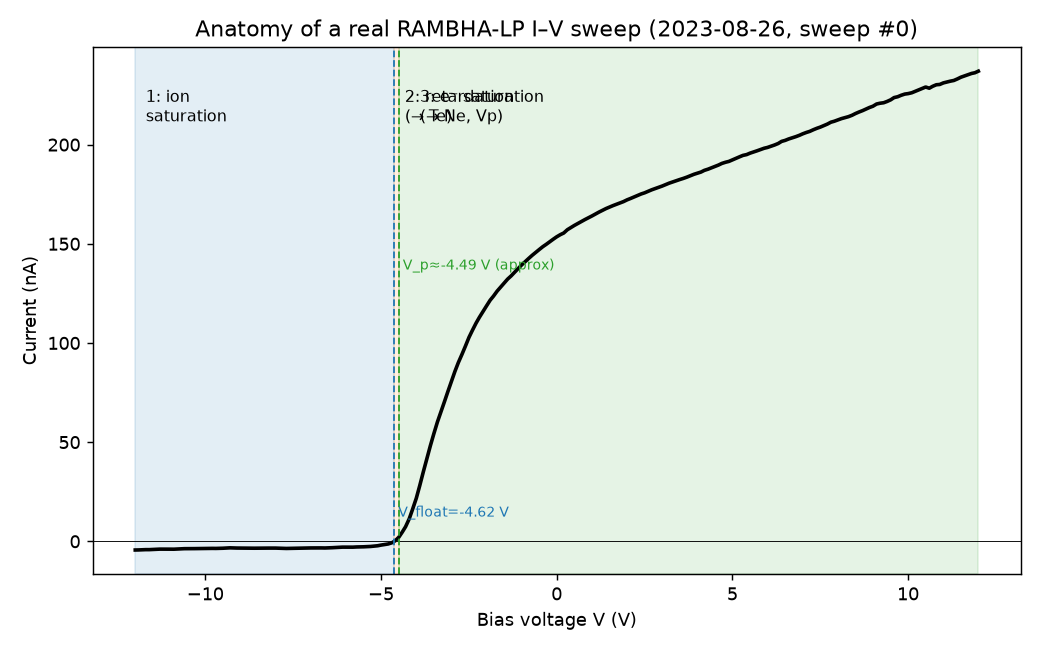

Python code for this plot:
import numpy as np
import pandas as pd
import matplotlib.pyplot as plt

BASE = "/home/sunil-jadaun/Assignments/IS/Chandrayaan-3/ch3_rambha/LTA_RAMBHA-LP_August2024_final/data/raw/20230826_rawB"
SCI = f"{BASE}/ch3_rlp_nrB_sci_20230826T145357736.csv"
OPS = f"{BASE}/ch3_rlp_nrB_ops_20230826T145357736.csv"

sci = pd.read_csv(SCI, names=["V", "I"], skiprows = 1)
sci["V"] = pd.to_numeric(sci["V"], errors="coerce")
sci["I"] = pd.to_numeric(sci["I"], errors="coerce")

sci = sci.dropna().reset_index(drop=True)

ops = pd.read_csv(OPS, skipinitialspace=True)

ops.columns = [c.strip() for c in ops.columns]

n  = ops["Number_of_samples"].astype(int).tolist()

seg = sci.iloc[0:n[0]]

V, I = seg["V"].to_numpy(), seg["I"].to_numpy()

edges = np.arange(np.floor(V.min()), np.ceil(V.max()) + 0.1, 0.1)

idx = np.digitize(V, edges)

Vb  = np.array([V[idx == b].mean() for b in np.unique(idx) if (idx==b).sum() >= 3])
Ib = np.array([I[idx==b].mean() for b in np.unique(idx) if (idx == b).sum() >= 3])

k = np.where(np.diff(np.sign(Ib)) != 0)[0][0]

vf = Vb[k] - Ib[k] * (Vb[k+1] - Vb[k]) /  (Ib[k+1] - Ib[k]) 


pos = Ib > 0 

d2 = np.gradient(np.gradient(np.log(Ib[pos]), Vb[pos]), Vb[pos])

vp_approx = Vb[pos][np.argmin(d2)]

plt.figure(figsize=(8, 5))
plt.plot(Vb, Ib * 1e9, lw=2, color="black")
plt.axhline(0, color="k", lw=0.5)
# WHAT: shade region 1 (ion saturation): from left edge to Vf.
plt.axvspan(Vb.min(), vf, alpha=0.12, color="tab:blue")
# WHAT: shade region 2 (retardation): Vf to approximate knee.
plt.axvspan(vf, vp_approx, alpha=0.12, color="tab:orange")
# WHAT: shade region 3 (electron saturation): knee to right edge.
plt.axvspan(vp_approx, Vb.max(), alpha=0.12, color="tab:green")
# WHAT: landmark lines + labels.
plt.axvline(vf, ls="--", color="tab:blue", lw=1)
plt.axvline(vp_approx, ls="--", color="tab:green", lw=1)
plt.text(vf, plt.ylim()[1]*0.05, f" V_float={vf:.2f} V", fontsize=8, color="tab:blue")
plt.text(vp_approx, plt.ylim()[1]*0.55, f" V_p≈{vp_approx:.2f} V (approx)", fontsize=8, color="tab:green")
plt.text(Vb.min()+0.3, plt.ylim()[1]*0.85, "1: ion\nsaturation", fontsize=9)
plt.text(vf+0.3, plt.ylim()[1]*0.85, "2: retardation\n(→ Te)", fontsize=9)
plt.text(vp_approx+0.6, plt.ylim()[1]*0.85, "3: e⁻ saturation\n(→ Ne, Vp)", fontsize=9)
plt.xlabel("Bias voltage V (V)"); plt.ylabel("Current (nA)")
plt.title("Anatomy of a real RAMBHA-LP I–V sweep (2023-08-26, sweep #0)")
plt.tight_layout()
plt.savefig("day02_anatomy.png", dpi=130)
print(f"saved day02_anatomy.png | Vf={vf:.2f} V | Vp≈{vp_approx:.2f} V")
